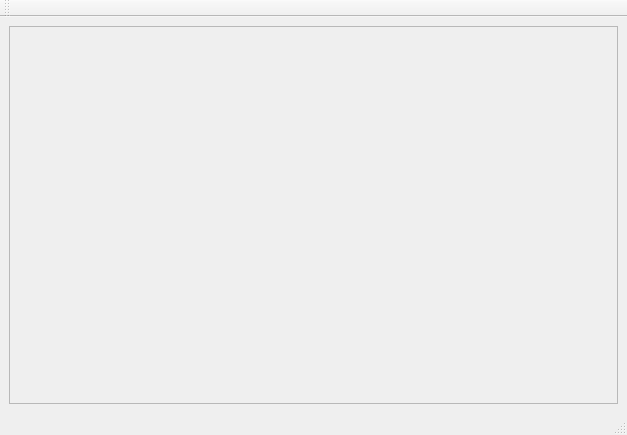
<?xml version="1.0" encoding="UTF-8"?>
<ui version="4.0">
 <class>MainWindow</class>
 <widget class="QMainWindow" name="MainWindow">
  <property name="geometry">
   <rect>
    <x>0</x>
    <y>0</y>
    <width>627</width>
    <height>435</height>
   </rect>
  </property>
  <property name="windowTitle">
   <string>Script Runner</string>
  </property>
  <widget class="QWidget" name="centralwidget">
   <layout class="QGridLayout" name="gridLayout">
    <item row="0" column="0">
     <widget class="QFrame" name="frame">
      <property name="frameShape">
       <enum>QFrame::StyledPanel</enum>
      </property>
      <property name="frameShadow">
       <enum>QFrame::Raised</enum>
      </property>
     </widget>
    </item>
   </layout>
  </widget>
  <widget class="QMenuBar" name="menubar">
   <property name="geometry">
    <rect>
     <x>0</x>
     <y>0</y>
     <width>627</width>
     <height>22</height>
    </rect>
   </property>
  </widget>
  <widget class="QStatusBar" name="statusbar"/>
  <widget class="QToolBar" name="toolBar">
   <property name="windowTitle">
    <string>toolBar</string>
   </property>
   <attribute name="toolBarArea">
    <enum>TopToolBarArea</enum>
   </attribute>
   <attribute name="toolBarBreak">
    <bool>false</bool>
   </attribute>
  </widget>
 </widget>
 <resources/>
 <connections/>
</ui>
